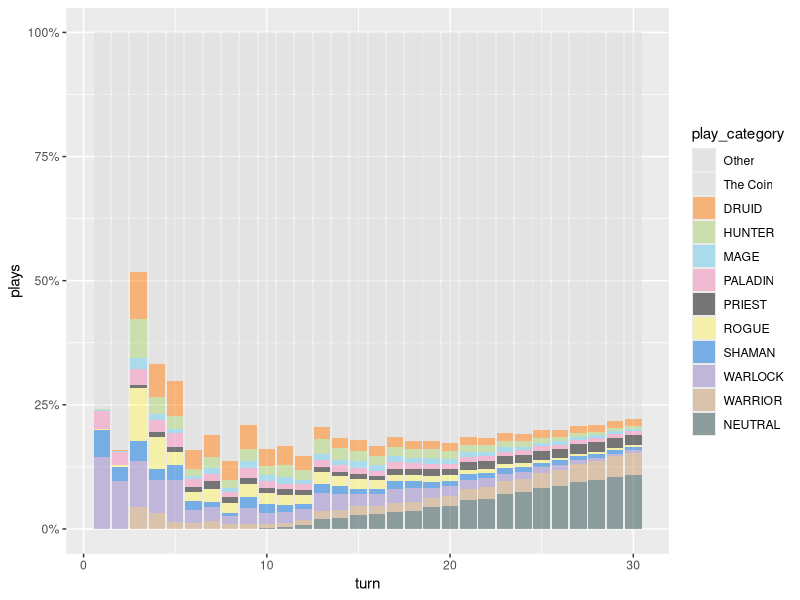

Reproduce this figure in R.
library(dplyr)
library(ggplot2)
library(scales)
library(tidyr)

hsColors <- c('#DCDCDC', '#DCDCDC', '#FF7D0A', '#ABD473', '#69CCF0',  '#F58CBA',
              '#000000', '#FFF569', '#0070DE', '#9482C9', '#C79C6E', '#2F4F4F')

data <- read.csv('HS21_HeroPower/heroPower.csv', sep = '\t')
data$play_category <- factor(data$play_category, levels = c("Other",
                                                            "The Coin",
                                                            "DRUID",
                                                            "HUNTER",
                                                            "MAGE",
                                                            "PALADIN",
                                                            "PRIEST",
                                                            "ROGUE",
                                                            "SHAMAN",
                                                            "WARLOCK",
                                                            "WARRIOR",
                                                            "NEUTRAL"))

data %>%
  filter(turn <= 30,
         game_type == 2) %>%
  ggplot(aes(x = turn,
             y = plays,
             fill = play_category)) +
  geom_histogram(stat = 'identity',
                 position = 'fill',
                 alpha = 1/2) +
  scale_fill_manual(values = hsColors) +
  scale_y_continuous(labels = percent)
